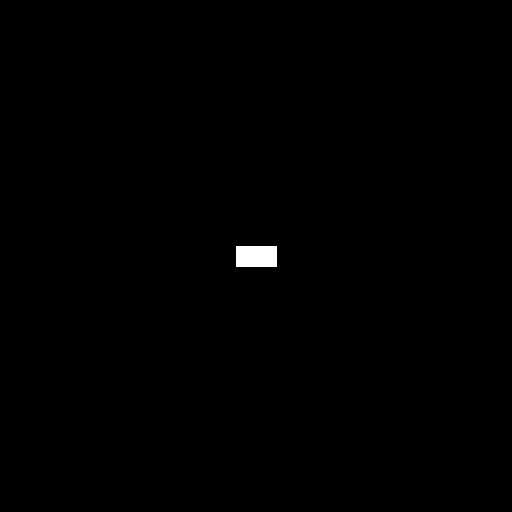
#> input picture Spectrum/Rectangle.jpg, 512 x 512 px, found by its file name
$ python spectrum.py
#> lines starting #> are read from the running program, lines starting #| are printed output that depends on the picture
import cv2
import numpy as np
from matplotlib import pyplot as plt

def main():
    img = cv2.imread("Spectrum/Rectangle.jpg", 0)
#> img is the input picture: shape (512, 512); min 0, max 255, mean 0.8
    # Following code is used to create a white rectangle(20 X 40) superimposed on a black rectangle(512 X 512)
    '''img=np.zeros((512,512,3),np.uint8)*255
    img=cv2.rectangle(img=new_img,pt1=(236,246),pt2=(276,266), color=(255,255,255),thickness=-1)
    cv2.imwrite("Rectangle.jpg",img)'''


    dft = cv2.dft(np.float32(img), flags=cv2.DFT_COMPLEX_OUTPUT)
    # cv2.dft() function computes the discrete FT of the image.
    # This function takes in the image as an argument and returns the FT as a NumPy array.

    dft_shift = np.fft.fftshift(dft)
    # np.fft.fftshift() function shifts the zero-frequency component of the FT to the center of the array.

    spectrum = 0.5 * np.log((cv2.magnitude(dft_shift[:, :, 0], dft_shift[:, :, 1])) + 1)
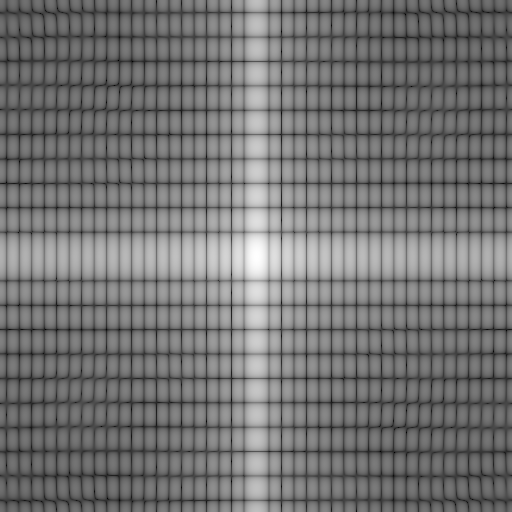
#> spectrum: shape (512, 512) float32; min 0.0411, max 6.15, mean 2.81; drawn with min black and max white

    fig = plt.figure(figsize = (10, 10))
    ax1 = fig.add_subplot(1, 2, 1)
    ax1.imshow(img, cmap = 'gray')
    ax1.title.set_text("Rectangle")
    ax1.axis('off')
    ax2 = fig.add_subplot(1, 2, 2)
    ax2.imshow(spectrum, cmap = 'gray')
    ax2.title.set_text("FFT of rectangle")
    ax2.axis('off')
    plt.show()
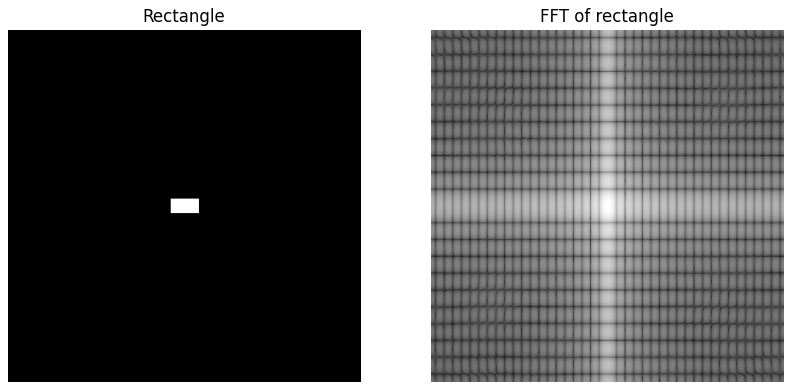
#> figure drawn by matplotlib, 2 panels

if __name__ == '__main__':
    main()
